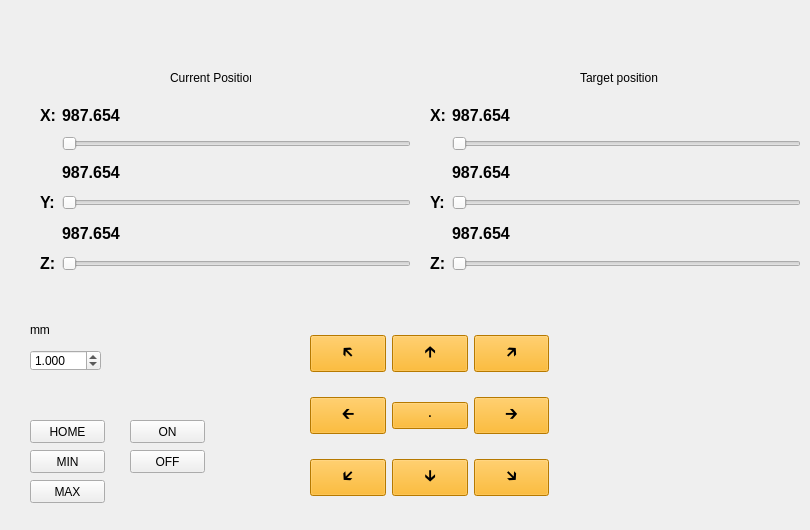
    <widget class="QWidget" name="controlpage">
     <widget class="QDoubleSpinBox" name="move_resolution_spinbox">
      <property name="geometry">
       <rect>
        <x>30</x>
        <y>350</y>
        <width>71</width>
        <height>21</height>
       </rect>
      </property>
      <property name="accelerated">
       <bool>true</bool>
      </property>
      <property name="decimals">
       <number>3</number>
      </property>
      <property name="stepType">
       <enum>QAbstractSpinBox::AdaptiveDecimalStepType</enum>
      </property>
      <property name="value">
       <double>1.000000000000000</double>
      </property>
     </widget>
     <widget class="QLabel" name="label_36">
      <property name="geometry">
       <rect>
        <x>30</x>
        <y>320</y>
        <width>81</width>
        <height>20</height>
       </rect>
      </property>
      <property name="text">
       <string>mm</string>
      </property>
     </widget>
     <widget class="QWidget" name="gridLayoutWidget">
      <property name="geometry">
       <rect>
        <x>310</x>
        <y>310</y>
        <width>239</width>
        <height>211</height>
       </rect>
      </property>
      <layout class="QGridLayout" name="gridLayout">
       <property name="horizontalSpacing">
        <number>6</number>
       </property>
       <property name="verticalSpacing">
        <number>0</number>
       </property>
       <item row="2" column="1">
        <widget class="QPushButton" name="movedown_btn">
         <property name="font">
          <font>
           <pointsize>12</pointsize>
          </font>
         </property>
         <property name="styleSheet">
          <string notr="true">background-color: rgb(255, 170, 0);</string>
         </property>
         <property name="text">
          <string>🡳</string>
         </property>
        </widget>
       </item>
       <item row="1" column="1">
        <widget class="QPushButton" name="center_btn">
         <property name="font">
          <font>
           <pointsize>12</pointsize>
          </font>
         </property>
         <property name="styleSheet">
          <string notr="true">background-color: rgb(255, 170, 0);</string>
         </property>
         <property name="text">
          <string>·</string>
         </property>
        </widget>
       </item>
       <item row="0" column="1">
        <widget class="QPushButton" name="moveup_btn">
         <property name="font">
          <font>
           <pointsize>12</pointsize>
          </font>
         </property>
         <property name="styleSheet">
          <string notr="true">background-color: rgb(255, 170, 0);</string>
         </property>
         <property name="text">
          <string>🡱</string>
         </property>
        </widget>
       </item>
       <item row="0" column="0">
        <widget class="QPushButton" name="moveup_left_btn">
         <property name="font">
          <font>
           <pointsize>12</pointsize>
          </font>
         </property>
         <property name="styleSheet">
          <string notr="true">background-color: rgb(255, 170, 0);</string>
         </property>
         <property name="text">
          <string>🡴</string>
         </property>
        </widget>
       </item>
       <item row="0" column="2">
        <widget class="QPushButton" name="moveup_right_btn">
         <property name="font">
          <font>
           <pointsize>12</pointsize>
          </font>
         </property>
         <property name="styleSheet">
          <string notr="true">background-color: rgb(255, 170, 0);</string>
         </property>
         <property name="text">
          <string>🡵</string>
         </property>
        </widget>
       </item>
       <item row="2" column="0">
        <widget class="QPushButton" name="movedown_left_btn">
         <property name="font">
          <font>
           <pointsize>12</pointsize>
          </font>
         </property>
         <property name="styleSheet">
          <string notr="true">background-color: rgb(255, 170, 0);</string>
         </property>
         <property name="text">
          <string>🡷</string>
         </property>
        </widget>
       </item>
       <item row="2" column="2">
        <widget class="QPushButton" name="movedown_right_btn">
         <property name="font">
          <font>
           <pointsize>12</pointsize>
          </font>
         </property>
         <property name="styleSheet">
          <string notr="true">background-color: rgb(255, 170, 0);</string>
         </property>
         <property name="text">
          <string>🡶</string>
         </property>
        </widget>
       </item>
       <item row="1" column="0">
        <widget class="QPushButton" name="moveleft_btn">
         <property name="font">
          <font>
           <pointsize>12</pointsize>
          </font>
         </property>
         <property name="styleSheet">
          <string notr="true">background-color: rgb(255, 170, 0);</string>
         </property>
         <property name="text">
          <string>🡰</string>
         </property>
        </widget>
       </item>
       <item row="1" column="2">
        <widget class="QPushButton" name="moveright_btn">
         <property name="font">
          <font>
           <pointsize>12</pointsize>
          </font>
         </property>
         <property name="styleSheet">
          <string notr="true">background-color: rgb(255, 170, 0);</string>
         </property>
         <property name="text">
          <string>🡲</string>
         </property>
        </widget>
       </item>
      </layout>
     </widget>
     <widget class="QLabel" name="label_37">
      <property name="geometry">
       <rect>
        <x>170</x>
        <y>70</y>
        <width>81</width>
        <height>16</height>
       </rect>
      </property>
      <property name="text">
       <string>Current Position</string>
      </property>
     </widget>
     <widget class="QWidget" name="gridLayoutWidget_3">
      <property name="geometry">
       <rect>
        <x>40</x>
        <y>100</y>
        <width>371</width>
        <height>173</height>
       </rect>
      </property>
      <layout class="QGridLayout" name="gridLayout_4">
       <item row="3" column="1">
        <layout class="QHBoxLayout" name="horizontalLayout_4">
         <item>
          <widget class="QLabel" name="ypos_current_label">
           <property name="font">
            <font>
             <pointsize>12</pointsize>
             <weight>75</weight>
             <bold>true</bold>
            </font>
           </property>
           <property name="text">
            <string>987.654</string>
           </property>
          </widget>
         </item>
         <item>
          <spacer name="horizontalSpacer_3">
           <property name="orientation">
            <enum>Qt::Horizontal</enum>
           </property>
           <property name="sizeHint" stdset="0">
            <size>
             <width>40</width>
             <height>20</height>
            </size>
           </property>
          </spacer>
         </item>
        </layout>
       </item>
       <item row="0" column="0">
        <widget class="QLabel" name="label_38">
         <property name="font">
          <font>
           <pointsize>12</pointsize>
           <weight>75</weight>
           <bold>true</bold>
          </font>
         </property>
         <property name="text">
          <string>X:</string>
         </property>
        </widget>
       </item>
       <item row="4" column="1">
        <widget class="QSlider" name="ypos_current_slider">
         <property name="enabled">
          <bool>false</bool>
         </property>
         <property name="maximum">
          <number>200000</number>
         </property>
         <property name="orientation">
          <enum>Qt::Horizontal</enum>
         </property>
        </widget>
       </item>
       <item row="6" column="1">
        <widget class="QSlider" name="zpos_current_slider">
         <property name="enabled">
          <bool>false</bool>
         </property>
         <property name="maximum">
          <number>200000</number>
         </property>
         <property name="orientation">
          <enum>Qt::Horizontal</enum>
         </property>
        </widget>
       </item>
       <item row="0" column="1">
        <layout class="QHBoxLayout" name="horizontalLayout_2">
         <item>
          <widget class="QLabel" name="xpos_current_label">
           <property name="font">
            <font>
             <pointsize>12</pointsize>
             <weight>75</weight>
             <bold>true</bold>
            </font>
           </property>
           <property name="text">
            <string>987.654</string>
           </property>
          </widget>
         </item>
         <item>
          <spacer name="horizontalSpacer">
           <property name="orientation">
            <enum>Qt::Horizontal</enum>
           </property>
           <property name="sizeHint" stdset="0">
            <size>
             <width>40</width>
             <height>20</height>
            </size>
           </property>
          </spacer>
         </item>
        </layout>
       </item>
       <item row="5" column="1">
        <layout class="QHBoxLayout" name="horizontalLayout_5">
         <item>
          <widget class="QLabel" name="zpos_current_label">
           <property name="font">
            <font>
             <pointsize>12</pointsize>
             <weight>75</weight>
             <bold>true</bold>
            </font>
           </property>
           <property name="text">
            <string>987.654</string>
           </property>
          </widget>
         </item>
         <item>
          <spacer name="horizontalSpacer_4">
           <property name="orientation">
            <enum>Qt::Horizontal</enum>
           </property>
           <property name="sizeHint" stdset="0">
            <size>
             <width>40</width>
             <height>20</height>
            </size>
           </property>
          </spacer>
         </item>
        </layout>
       </item>
       <item row="6" column="0">
        <widget class="QLabel" name="label_40">
         <property name="font">
          <font>
           <pointsize>12</pointsize>
           <weight>75</weight>
           <bold>true</bold>
          </font>
         </property>
         <property name="text">
          <string>Z:</string>
         </property>
        </widget>
       </item>
       <item row="4" column="0">
        <widget class="QLabel" name="label_39">
         <property name="font">
          <font>
           <pointsize>12</pointsize>
           <weight>75</weight>
           <bold>true</bold>
          </font>
         </property>
         <property name="text">
          <string>Y:</string>
         </property>
        </widget>
       </item>
       <item row="2" column="1">
        <widget class="QSlider" name="xpos_current_slider">
         <property name="enabled">
          <bool>false</bool>
         </property>
         <property name="maximum">
          <number>300000</number>
         </property>
         <property name="orientation">
          <enum>Qt::Horizontal</enum>
         </property>
        </widget>
       </item>
      </layout>
     </widget>
     <widget class="QWidget" name="gridLayoutWidget_4">
      <property name="geometry">
       <rect>
        <x>430</x>
        <y>100</y>
        <width>371</width>
        <height>173</height>
       </rect>
      </property>
      <layout class="QGridLayout" name="gridLayout_5">
       <item row="3" column="1">
        <layout class="QHBoxLayout" name="horizontalLayout_6">
         <item>
          <widget class="QLabel" name="ypos_target_label">
           <property name="font">
            <font>
             <pointsize>12</pointsize>
             <weight>75</weight>
             <bold>true</bold>
            </font>
           </property>
           <property name="text">
            <string>987.654</string>
           </property>
          </widget>
         </item>
         <item>
          <spacer name="horizontalSpacer_5">
           <property name="orientation">
            <enum>Qt::Horizontal</enum>
           </property>
           <property name="sizeHint" stdset="0">
            <size>
             <width>40</width>
             <height>20</height>
            </size>
           </property>
          </spacer>
         </item>
        </layout>
       </item>
       <item row="0" column="0">
        <widget class="QLabel" name="label_63">
         <property name="font">
          <font>
           <pointsize>12</pointsize>
           <weight>75</weight>
           <bold>true</bold>
          </font>
         </property>
         <property name="text">
          <string>X:</string>
         </property>
        </widget>
       </item>
       <item row="4" column="1">
        <widget class="QSlider" name="ypos_target_slider">
         <property name="maximum">
          <number>200000</number>
         </property>
         <property name="orientation">
          <enum>Qt::Horizontal</enum>
         </property>
        </widget>
       </item>
       <item row="6" column="1">
        <widget class="QSlider" name="zpos_target_slider">
         <property name="maximum">
          <number>200000</number>
         </property>
         <property name="orientation">
          <enum>Qt::Horizontal</enum>
         </property>
        </widget>
       </item>
       <item row="0" column="1">
        <layout class="QHBoxLayout" name="horizontalLayout_7">
         <item>
          <widget class="QLabel" name="xpos_target_label">
           <property name="font">
            <font>
             <pointsize>12</pointsize>
             <weight>75</weight>
             <bold>true</bold>
            </font>
           </property>
           <property name="text">
            <string>987.654</string>
           </property>
          </widget>
         </item>
         <item>
          <spacer name="horizontalSpacer_6">
           <property name="orientation">
            <enum>Qt::Horizontal</enum>
           </property>
           <property name="sizeHint" stdset="0">
            <size>
             <width>40</width>
             <height>20</height>
            </size>
           </property>
          </spacer>
         </item>
        </layout>
       </item>
       <item row="5" column="1">
        <layout class="QHBoxLayout" name="horizontalLayout_8">
         <item>
          <widget class="QLabel" name="zpos_target_label">
           <property name="font">
            <font>
             <pointsize>12</pointsize>
             <weight>75</weight>
             <bold>true</bold>
            </font>
           </property>
           <property name="text">
            <string>987.654</string>
           </property>
          </widget>
         </item>
         <item>
          <spacer name="horizontalSpacer_7">
           <property name="orientation">
            <enum>Qt::Horizontal</enum>
           </property>
           <property name="sizeHint" stdset="0">
            <size>
             <width>40</width>
             <height>20</height>
            </size>
           </property>
          </spacer>
         </item>
        </layout>
       </item>
       <item row="6" column="0">
        <widget class="QLabel" name="label_64">
         <property name="font">
          <font>
           <pointsize>12</pointsize>
           <weight>75</weight>
           <bold>true</bold>
          </font>
         </property>
         <property name="text">
          <string>Z:</string>
         </property>
        </widget>
       </item>
       <item row="4" column="0">
        <widget class="QLabel" name="label_65">
         <property name="font">
          <font>
           <pointsize>12</pointsize>
           <weight>75</weight>
           <bold>true</bold>
          </font>
         </property>
         <property name="text">
          <string>Y:</string>
         </property>
        </widget>
       </item>
       <item row="2" column="1">
        <widget class="QSlider" name="xpos_target_slider">
         <property name="maximum">
          <number>300000</number>
         </property>
         <property name="orientation">
          <enum>Qt::Horizontal</enum>
         </property>
        </widget>
       </item>
      </layout>
     </widget>
     <widget class="QPushButton" name="move_home_btn">
      <property name="geometry">
       <rect>
        <x>30</x>
        <y>420</y>
        <width>75</width>
        <height>23</height>
       </rect>
      </property>
      <property name="text">
       <string>HOME</string>
      </property>
     </widget>
     <widget class="QPushButton" name="move_min_btn">
      <property name="geometry">
       <rect>
        <x>30</x>
        <y>450</y>
        <width>75</width>
        <height>23</height>
       </rect>
      </property>
      <property name="text">
       <string>MIN</string>
      </property>
     </widget>
     <widget class="QPushButton" name="move_max_btn">
      <property name="geometry">
       <rect>
        <x>30</x>
        <y>480</y>
        <width>75</width>
        <height>23</height>
       </rect>
      </property>
      <property name="text">
       <string>MAX</string>
      </property>
     </widget>
     <widget class="QPushButton" name="vac_on_btn">
      <property name="geometry">
       <rect>
        <x>130</x>
        <y>420</y>
        <width>75</width>
        <height>23</height>
       </rect>
      </property>
      <property name="text">
       <string>ON</string>
      </property>
     </widget>
     <widget class="QPushButton" name="vac_off_btn">
      <property name="geometry">
       <rect>
        <x>130</x>
        <y>450</y>
        <width>75</width>
        <height>23</height>
       </rect>
      </property>
      <property name="text">
       <string>OFF</string>
      </property>
     </widget>
     <widget class="QLabel" name="label_66">
      <property name="geometry">
       <rect>
        <x>580</x>
        <y>70</y>
        <width>81</width>
        <height>16</height>
       </rect>
      </property>
      <property name="text">
       <string>Target position</string>
      </property>
     </widget>
    </widget>
